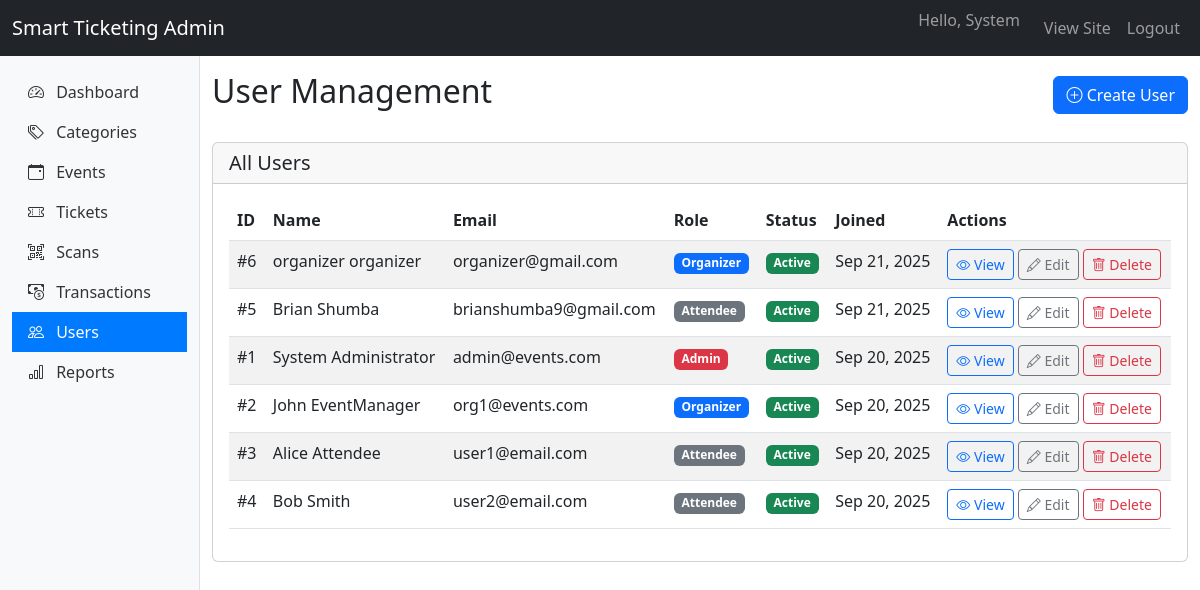
Page /admin/users (signed in) on the committed database.
### tables this page shows
CREATE TABLE `users` (
  `id` int(11) NOT NULL,
  `username` varchar(50) NOT NULL,
  `email` varchar(100) NOT NULL,
  `password` varchar(255) NOT NULL,
  `role` enum('admin','organizer','attendee') DEFAULT 'attendee',
  `first_name` varchar(50) NOT NULL,
  `last_name` varchar(50) NOT NULL,
  `profile_picture` varchar(255) DEFAULT NULL,
  `created_at` timestamp NOT NULL DEFAULT current_timestamp(),
  `status` enum('active','suspended','pending') DEFAULT 'active'
);

### app/core/BaseController.php (called while the page is built, shortened)
<?php
class BaseController {
    public function render($view, $data = [])
    {
        $rootDir = dirname(__DIR__, 2);
        $viewPath = $rootDir . '/app/views/' . $view . '.php';
        extract($data);
        require $viewPath;
    }
}

### app/controllers/admin/UserController.php (called while the page is built, shortened)
<?php
class UserController extends BaseController {
    public function index() {
        $userModel = new User();
        $users = $userModel->getAllByAdmin();
        $this->render('admin/users/index', [
            'title' => 'User Management - Smart Ticketing',
            'users' => $users
        ]);
    }
}

### public/index.php (called while the page is built, shortened)
<?php
require_once __DIR__ . '/autoloader.php';
$request_uri = $_SERVER['REQUEST_URI'];
$request_uri = explode('?', $request_uri, 2)[0];
$url = trim($request_uri, '/');
$router = new Router();
$router->get('', 'AuthController@redirectToLogin');
$router->get('login', 'AuthController@login');
$router->post('login', 'AuthController@login');
$router->get('register', 'AuthController@register');
$router->post('register', 'AuthController@register');
$router->get('logout', 'AuthController@logout');
$router->get('events', 'EventController@index');
$router->get('events/create', 'EventController@create');
$router->post('events/store', 'EventController@store');
$router->get('events/{id}', 'EventController@show');
$router->get('tickets', 'TicketController@index');
$router->get('tickets/{id}', 'TicketController@show');
$router->get('tickets/purchase/{id}', 'TicketController@purchase');
$router->get('tickets/download/{id}', 'TicketController@download');
$router->get('tickets/qr/{id}', 'TicketController@qr');
$router->get('tickets/pdf/{id}', 'TicketController@pdf');
$router->get('tickets/validate/{qrCodeHash}', 'TicketController@validate');
$router->get('organizer/dashboard', 'organizer\DashboardController@index');
$router->get('organizer/events', 'organizer\EventController@index');
$router->get('organizer/events/create', 'organizer\EventController@create');
$router->post('organizer/events/store', 'organizer\EventController@store');
$router->get('organizer/events/edit/{id}', 'organizer\EventController@edit');
$router->post('organizer/events/update/{id}', 'organizer\EventController@update');
$router->post('organizer/events/delete/{id}', 'organizer\EventController@delete');
$router->get('organizer/events/view/{id}', 'organizer\EventController@view');
$router->get('organizer/tickets', 'organizer\TicketController@index');
$router->get('organizer/tickets/event/{id}', 'organizer\TicketController@view');
$router->get('organizer/tickets/scan/{id}', 'organizer\TicketController@scan');
$router->get('organizer/transactions', 'organizer\TransactionController@index');
$router->get('organizer/transactions/event/{id}', 'organizer\TransactionController@view');
$router->get('organizer/scans', 'organizer\ScanController@index');
$router->get('organizer/scans/scan', 'organizer\ScanController@scan');
$router->post('organizer/scans/process', 'organizer\ScanController@processScan');
$router->get('organizer/scans/history', 'organizer\ScanController@history');
$router->get('organizer/scans/history/{id}', 'organizer\ScanController@history');
$router->get('organizer/reports', 'organizer\ReportsController@index');
$router->get('organizer/reports/sales', 'organizer\ReportsController@sales');
$router->get('organizer/reports/attendance', 'organizer\ReportsController@attendance');
$router->get('organizer/reports/attendance/{id}', 'organizer\ReportsController@attendance');
$router->get('organizer/reports/event/{id}', 'organizer\ReportsController@event');
$router->get('organizer/reports/export/{type}', 'organizer\ReportsController@export');
$router->get('organizer/reports/export/{type}/{id}', 'organizer\ReportsController@export');
$router->get('organizer/scanner', 'organizer\ScannerController@index');
$router->get('organizer/scanner/scan', 'organizer\ScannerController@scan');
$router->post('organizer/scanner/process', 'organizer\ScannerController@processScan');
$router->get('organizer/scanner/result', 'organizer\ScannerController@result');
$router->get('organizer/scanner/history', 'organizer\ScannerController@history');
$router->get('organizer/scanner/history/{ticketId}', 'organizer\ScannerController@history');
$router->get('organizer/scanner/download', 'organizer\ScannerController@download');
$router->get('admin/dashboard', 'admin\DashboardController@index');
$router->get('admin/categories', 'admin\CategoryController@index');
$router->get('admin/categories/create', 'admin\CategoryController@create');
$router->post('admin/categories/store', 'admin\CategoryController@store');
$router->get('admin/categories/edit/{id}', 'admin\CategoryController@edit');
$router->post('admin/categories/update/{id}', 'admin\CategoryController@update');
$router->post('admin/categories/delete/{id}', 'admin\CategoryController@delete');
$router->get('admin/events', 'admin\EventController@index');
$router->get('admin/events/view/{id}', 'admin\EventController@view');
$router->get('admin/events/approve/{id}', 'admin\EventController@approve');
$router->get('admin/events/reject/{id}', 'admin\EventController@reject');
$router->get('admin/events/disable/{id}', 'admin\EventController@disable');
$router->get('admin/tickets', 'admin\TicketController@index');
$router->get('admin/tickets/view/{id}', 'admin\TicketController@view');
$router->get('admin/tickets/check/{id}', 'admin\TicketController@checkFraud');
$router->get('admin/tickets/history/{id}', 'admin\TicketController@scanHistory');
$router->get('admin/scans', 'admin\ScanController@index');
$router->get('admin/scans/view/{id}', 'admin\ScanController@view');
$router->get('admin/scans/analytics', 'admin\ScanController@analytics');
$router->get('admin/scans/suspicious', 'admin\ScanController@suspicious');
$router->get('admin/scans/export', 'admin\ScanController@export');
$router->get('admin/scans/export/{type}', 'admin\ScanController@export');
$router->get('admin/transactions', 'admin\TransactionController@index');
$router->get('admin/transactions/view/{id}', 'admin\TransactionController@view');
$router->get('admin/transactions/suspicious', 'admin\TransactionController@suspicious');
$router->get('admin/transactions/analytics', 'admin\TransactionController@analytics');
$router->get('admin/transactions/export', 'admin\TransactionController@export');
$router->get('admin/transactions/export/{type}', 'admin\TransactionController@export');
$router->get('admin/reports', 'admin\ReportsController@index');
$router->get('admin/reports/sales', 'admin\ReportsController@sales');
$router->get('admin/reports/attendance', 'admin\ReportsController@attendance');
$router->get('admin/reports/attendance/{id}', 'admin\ReportsController@attendance');
$router->get('admin/reports/event/{id}', 'admin\ReportsController@event');
$router->get('admin/reports/export/{type}', 'admin\ReportsController@export');
$router->get('admin/reports/export/{type}/{id}', 'admin\ReportsController@export');
$router->get('admin/users', 'admin\UserController@index');
$router->get('admin/users/create', 'admin\UserController@create');
$router->post('admin/users/store', 'admin\UserController@store');
$router->get('admin/users/view/{id}', 'admin\UserController@view');
$router->get('admin/users/edit/{id}', 'admin\UserController@edit');
$router->post('admin/users/update/{id}', 'admin\UserController@update');
$router->post('admin/users/delete/{id}', 'admin\UserController@delete');
$router->dispatch($url);

### public/autoloader.php (called while the page is built, shortened)
<?php
spl_autoload_register(function ($class) {
    $class = str_replace('app\\', '', $class);
    $file = __DIR__ . '/../app/' . str_replace('\\', '/', $class) . '.php';
    $file = str_replace('/', DIRECTORY_SEPARATOR, $file);
});

### app/models/User.php (called while the page is built, shortened)
<?php
class User {
    private $db;
    public function __construct() {
        $database = new Database();
        $this->db = $database->getConnection();
    }
    public function getAllByAdmin() {
        $sql = "SELECT id, first_name, last_name, email, role, status, created_at
                FROM users
                ORDER BY created_at DESC";
        $stmt = $this->db->prepare($sql);
        $stmt->execute();
        return $stmt->fetchAll(PDO::FETCH_ASSOC);
    }
}

### app/config/Database.php (called while the page is built, shortened)
<?php
class Database {
    private $host = 'localhost';
    private $port = '3306';
    private $db_name = 'smart_ticketing';
    private $username = 'root';
    private $password = 'promise';
    public function getConnection() {
        $this->conn = null;
        try {
            $dsn = "mysql:host={$this->host};port={$this->port};dbname={$this->db_name}";
            $this->conn = new \PDO($dsn, $this->username, $this->password);
            $this->conn->setAttribute(\PDO::ATTR_ERRMODE, \PDO::ERRMODE_EXCEPTION);
            $this->conn->exec("SET NAMES 'utf8'");
            $this->conn->exec("SET CHARACTER SET utf8");
        } catch(\PDOException $e) {
            echo "Connection failed: " . $e->getMessage();
            error_log("Database error: " . $e->getMessage());
        }
        return $this->conn;
    }
}

### app/views/admin/users/index.php (the view, shortened to what this page needs)
<div class="d-flex justify-content-between align-items-center mb-4">
    <h2>User Management</h2>
    <a href="<?= BASE_URL ?>/admin/users/create" class="btn btn-primary">
        <i class="bi bi-plus-circle"></i> Create User
    </a>
</div>
<div class="card">
    <div class="card-header">
        <h5 class="mb-0">All Users</h5>
    </div>
    <div class="card-body">
        <?php if (empty($users)): ?>
            <div class="alert alert-info">
                No users found in the system.
            </div>
        <?php else: ?>
            <div class="table-responsive">
                <table class="table table-striped">
                    <thead>
                        <tr>
                            <th>ID</th>
                            <th>Name</th>
                            <th>Email</th>
                            <th>Role</th>
                            <th>Status</th>
                            <th>Joined</th>
                            <th>Actions</th>
                        </tr>
                    </thead>
                    <tbody>
                        <?php foreach ($users as $user): ?>
                            <tr>
                                <td>#<?= $user['id'] ?></td>
                                <td><?= htmlspecialchars($user['first_name'] . ' ' . $user['last_name']) ?></td>
                                <td><?= htmlspecialchars($user['email']) ?></td>
                                <td>
                                    <span class="badge bg-<?= $user['role'] === 'admin' ? 'danger' : ($user['role'] === 'organizer' ? 'primary' : 'secondary') ?>">
                                        <?= ucfirst($user['role']) ?>
                                    </span>
                                </td>
                                <td>
                                    <span class="badge bg-<?= $user['status'] === 'active' ? 'success' : ($user['status'] === 'suspended' ? 'danger' : 'warning') ?>">
                                        <?= ucfirst($user['status']) ?>
                                    </span>
                                </td>
                                <td><?= date('M j, Y', strtotime($user['created_at'])) ?></td>
                                <td>
                                    <a href="<?= BASE_URL ?>/admin/users/view/<?= $user['id'] ?>" class="btn btn-sm btn-outline-primary">
                                        <i class="bi bi-eye"></i> View
                                    </a>
                                    <a href="<?= BASE_URL ?>/admin/users/edit/<?= $user['id'] ?>" class="btn btn-sm btn-outline-secondary">
                                        <i class="bi bi-pencil"></i> Edit
                                    </a>
                                    <form action="<?= BASE_URL ?>/admin/users/delete/<?= $user['id'] ?>" method="POST" class="d-inline" onsubmit="return confirm('Are you sure you want to delete this user?');">
                                        <button type="submit" class="btn btn-sm btn-outline-danger">
                                            <i class="bi bi-trash"></i> Delete
                                        </button>
                                    </form>
                                </td>
                            </tr>
                        <?php endforeach; ?>
                    </tbody>
                </table>
            </div>
        <?php endif; ?>
    </div>
</div>

### rows in the picture
users: id "6", first_name+last_name "organizer organizer", email "organizer@gmail.com", role "Organizer", status "Active", created_at "Sep 21, 2025"
users: id "5", first_name+last_name "Brian Shumba", email "brianshumba9@gmail.com", role "Attendee", status "Active", created_at "Sep 21, 2025"
users: id "1", first_name+last_name "System Administrator", email "admin@events.com", role "Admin", status "Active", created_at "Sep 20, 2025"
users: id "2", first_name+last_name "John EventManager", email "org1@events.com", role "Organizer", status "Active", created_at "Sep 20, 2025"
users: id "3", first_name+last_name "Alice Attendee", email "user1@email.com", role "Attendee", status "Active", created_at "Sep 20, 2025"
users: id "4", first_name+last_name "Bob Smith", email "user2@email.com", role "Attendee", status "Active", created_at "Sep 20, 2025"

### other values in the picture
$_SESSION['user']['first_name'] "System"
